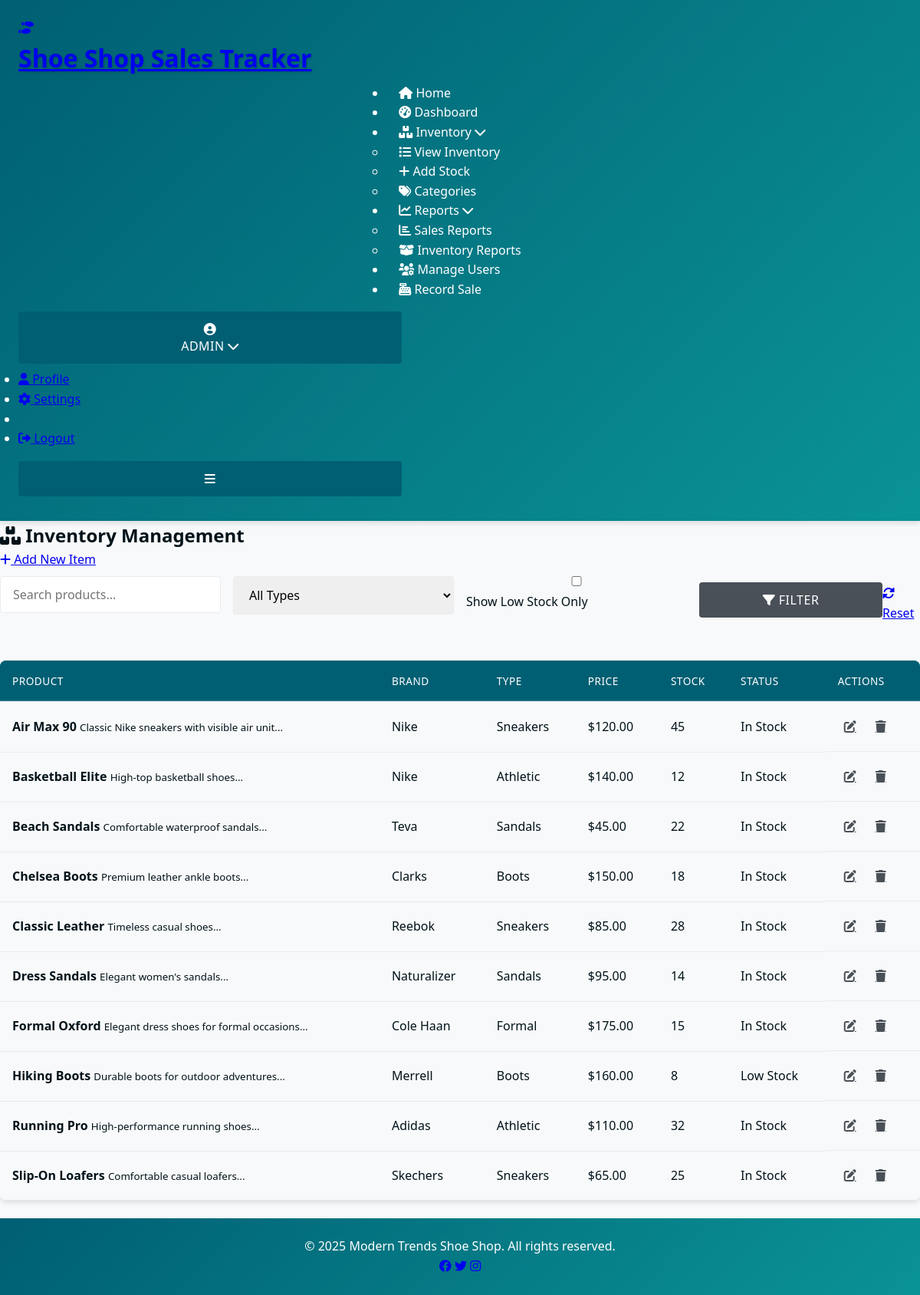
/pages/invetory.php (signed in), run on the app's committed database.
### tables this page shows
CREATE TABLE `inventory` (
  `id` int NOT NULL AUTO_INCREMENT,
  `name` varchar(100) NOT NULL,
  `description` text,
  `brand` varchar(50) DEFAULT NULL,
  `type` enum('sneakers','boots','sandals','formal','athletic') NOT NULL,
  `size_range` varchar(50) DEFAULT NULL,
  `color` varchar(50) DEFAULT NULL,
  `quantity` int DEFAULT '0',
  `price` decimal(10,2) DEFAULT NULL,
  `cost_price` decimal(10,2) DEFAULT NULL,
  `image_path` varchar(255) DEFAULT NULL,
  `added_at` timestamp NULL DEFAULT CURRENT_TIMESTAMP,
  `updated_at` timestamp NULL DEFAULT CURRENT_TIMESTAMP ON UPDATE CURRENT_TIMESTAMP,
  PRIMARY KEY (`id`),
  FULLTEXT KEY `idx_search` (`name`,`description`,`brand`)
);

### pages/invetory.php (the view, shortened to what this page needs)
<?php
include '../includes/header.php';
require_once '../config/db.php';
$search = $_GET['search'] ?? '';
$lowStock = isset($_GET['low_stock']);
$query = "SELECT * FROM inventory WHERE 1=1";
$params = [];
$query .= " ORDER BY name ASC";
$stmt = $conn->prepare($query);
$stmt->execute($params);
$inventory = $stmt->fetchAll();
?>
<div class="inventory-management">
    <div class="page-header">
        <h2><i class="fas fa-boxes"></i> Inventory Management</h2>
        <div class="actions">
            <a href="add_stock.php" class="btn btn-primary">
                <i class="fas fa-plus"></i> Add New Item
            </a>
        </div>
    </div>
    <div class="inventory-filters card">
        <form method="get" class="filter-form">
            <div class="form-row">
                <div class="form-group">
                    <input type="text" name="search" placeholder="Search products..."
                           value="<?= htmlspecialchars($search) ?>" class="form-control">
                </div>
                <div class="form-group">
                    <select name="type" class="form-control">
                        <option value="">All Types</option>
                    </select>
                </div>
                <div class="form-group">
                    <label class="checkbox-container">
                        <input type="checkbox" name="low_stock" <?= $lowStock ? 'checked' : '' ?>>
                        Show Low Stock Only
                    </label>
                </div>
                <div class="form-group">
                    <button type="submit" class="btn btn-secondary">
                        <i class="fas fa-filter"></i> Filter
                    </button>
                    <a href="inventory.php" class="btn btn-outline">
                        <i class="fas fa-sync-alt"></i> Reset
                    </a>
                </div>
            </div>
        </form>
    </div>
    <div class="inventory-table card">
        <div class="table-responsive">
            <table class="data-table">
                <thead>
                    <tr>
                        <th>Product</th>
                        <th>Brand</th>
                        <th>Type</th>
                        <th>Price</th>
                        <th>Stock</th>
                        <th>Status</th>
                        <th>Actions</th>
                    </tr>
                </thead>
                <tbody>
                    <?php foreach($inventory as $item):
                        $stockStatus = $item['quantity'] == 0 ? 'out-of-stock' :
                                      ($item['quantity'] < 10 ? 'low-stock' : 'in-stock');
                        $statusText = $item['quantity'] == 0 ? 'Out of Stock' :
                                      ($item['quantity'] < 10 ? 'Low Stock' : 'In Stock');
                    ?>
                    <tr>
                        <td>
                            <strong><?= htmlspecialchars($item['name']) ?></strong>
                            <?php if($item['description']): ?>
                            <small class="text-muted"><?= htmlspecialchars(substr($item['description'], 0, 50)) ?>...</small>
                            <?php endif; ?>
                        </td>
                        <td><?= htmlspecialchars($item['brand']) ?></td>
                        <td><?= ucfirst($item['type']) ?></td>
                        <td>$<?= number_format($item['price'], 2) ?></td>
                        <td><?= $item['quantity'] ?></td>
                        <td>
                            <span class="status-badge <?= $stockStatus ?>">
                                <?= $statusText ?>
                            </span>
                        </td>
                        <td class="actions">
                            <a href="edit_stock.php?id=<?= $item['id'] ?>" class="btn-icon edit"
                               data-tooltip="Edit Item">
                                <i class="fas fa-edit"></i>
                            </a>
                            <a href="../actions/delete_stock.php?id=<?= $item['id'] ?>"
                               class="btn-icon delete" data-tooltip="Delete Item"
                               data-confirm="Are you sure you want to delete this item?">
                                <i class="fas fa-trash"></i>
                            </a>
                        </td>
                    </tr>
                    <?php endforeach; ?>
                </tbody>
            </table>
        </div>
    </div>
</div>
<?php include '../includes/footer.php'; ?>

### assets/css/style.css (style rules this page uses)
:root { --primary-color: #005f73; --secondary-color: #0a9396; --accent-color: #94d2bd; --light-color: #e9d8a6; --warning-color: #ee9b00; --danger-color: #ae2012; --dark-color: #001219; --light-gray: #f8f9fa; --medium-gray: #e9ecef; --dark-gray: #495057; --shadow: 0 4px 6px rgba(0, 0, 0, 0.1); --transition: all 0.3s ease; }
* { margin: 0; padding: 0; box-sizing: border-box; }
body { font-family: 'Segoe UI', Tahoma, Geneva, Verdana, sans-serif; line-height: 1.6; color: var(--dark-color); background-color: var(--light-gray); margin: 0; padding: 0; min-height: 100vh; display: flex; flex-direction: column; }
input, select, textarea, button { font-family: inherit; font-size: 1rem; padding: 0.75rem 1rem; margin: 0.5rem 0; border: 1px solid var(--medium-gray); border-radius: 4px; transition: var(--transition); width: 100%; max-width: 500px; }
button { background-color: var(--primary-color); color: white; border: none; cursor: pointer; font-weight: 500; text-transform: uppercase; letter-spacing: 0.5px; padding: 0.75rem 1.5rem; margin-top: 1rem; }
.btn-secondary { background-color: var(--dark-gray); }
table { width: 100%; border-collapse: collapse; margin: 1.5rem 0; box-shadow: var(--shadow); animation: fadeIn 0.6s ease; }
th, td { padding: 1rem; text-align: left; border-bottom: 1px solid var(--medium-gray); }
th { background-color: var(--primary-color); color: white; font-weight: 500; text-transform: uppercase; font-size: 0.85rem; letter-spacing: 0.5px; }
tr:nth-child(even) { background-color: var(--light-gray); }

### assets/css/form.css (style rules this page uses)
.form-group { margin-bottom: 1.5rem; position: relative; }
.form-group label { display: block; margin-bottom: 0.5rem; font-weight: 500; color: var(--dark-color); }
.form-control { width: 100%; padding: 0.75rem 1rem; border: 1px solid var(--medium-gray); border-radius: 4px; transition: var(--transition); }

### assets/css/tables.css (style rules this page uses)
.data-table { width: 100%; border-collapse: collapse; margin: 1.5rem 0; box-shadow: var(--shadow); overflow: hidden; border-radius: 8px; animation: fadeIn 0.6s ease; }
.data-table thead { background: linear-gradient(135deg, var(--primary-color), var(--secondary-color)); color: white; }
.data-table th { padding: 1rem; text-align: left; font-weight: 500; text-transform: uppercase; letter-spacing: 0.5px; position: relative; }
.data-table th:after { content: ''; position: absolute; left: 0; bottom: 0; width: 100%; height: 1px; background-color: rgba(255, 255, 255, 0.2); }
.data-table td { padding: 1rem; border-bottom: 1px solid var(--medium-gray); transition: var(--transition); }
.data-table tr:last-child td { border-bottom: none; }
.data-table .actions { display: flex; gap: 0.5rem; }
.data-table .btn-icon { padding: 0.5rem; border-radius: 50%; width: 2rem; height: 2rem; display: flex; align-items: center; justify-content: center; background-color: transparent; color: var(--dark-gray); border: none; cursor: pointer; transition: var(--transition); }

### assets/css/sales.css (style rules this page uses)
.form-row { display: flex; gap: 1rem; flex-wrap: wrap; }
.form-row .form-group { flex: 1; min-width: 150px; }
.form-row .form-group:last-child { display: flex; align-items: flex-end; }

### data on the page
inventory: name "Air Max 90", description "Classic Nike sneakers with visible air unit", brand "Nike", type "Sneakers", price "120.00", quantity "45", quantity "In Stock"
inventory: name "Basketball Elite", description "High-top basketball shoes", brand "Nike", type "Athletic", price "140.00", quantity "12", quantity "In Stock"
inventory: name "Beach Sandals", description "Comfortable waterproof sandals", brand "Teva", type "Sandals", price "45.00", quantity "22", quantity "In Stock"
inventory: name "Chelsea Boots", description "Premium leather ankle boots", brand "Clarks", type "Boots", price "150.00", quantity "18", quantity "In Stock"
inventory: name "Classic Leather", description "Timeless casual shoes", brand "Reebok", type "Sneakers", price "85.00", quantity "28", quantity "In Stock"
inventory: name "Dress Sandals", description "Elegant women's sandals", brand "Naturalizer", type "Sandals", price "95.00", quantity "14", quantity "In Stock"
inventory: name "Formal Oxford", description "Elegant dress shoes for formal occasions", brand "Cole Haan", type "Formal", price "175.00", quantity "15", quantity "In Stock"
inventory: name "Hiking Boots", description "Durable boots for outdoor adventures", brand "Merrell", type "Boots", price "160.00", quantity "8", quantity "Low Stock"
inventory: name "Running Pro", description "High-performance running shoes", brand "Adidas", type "Athletic", price "110.00", quantity "32", quantity "In Stock"
inventory: name "Slip-On Loafers", description "Comfortable casual loafers", brand "Skechers", type "Sneakers", price "65.00", quantity "25", quantity "In Stock"

### other printed values
$_SESSION['username'] "ADMIN"
